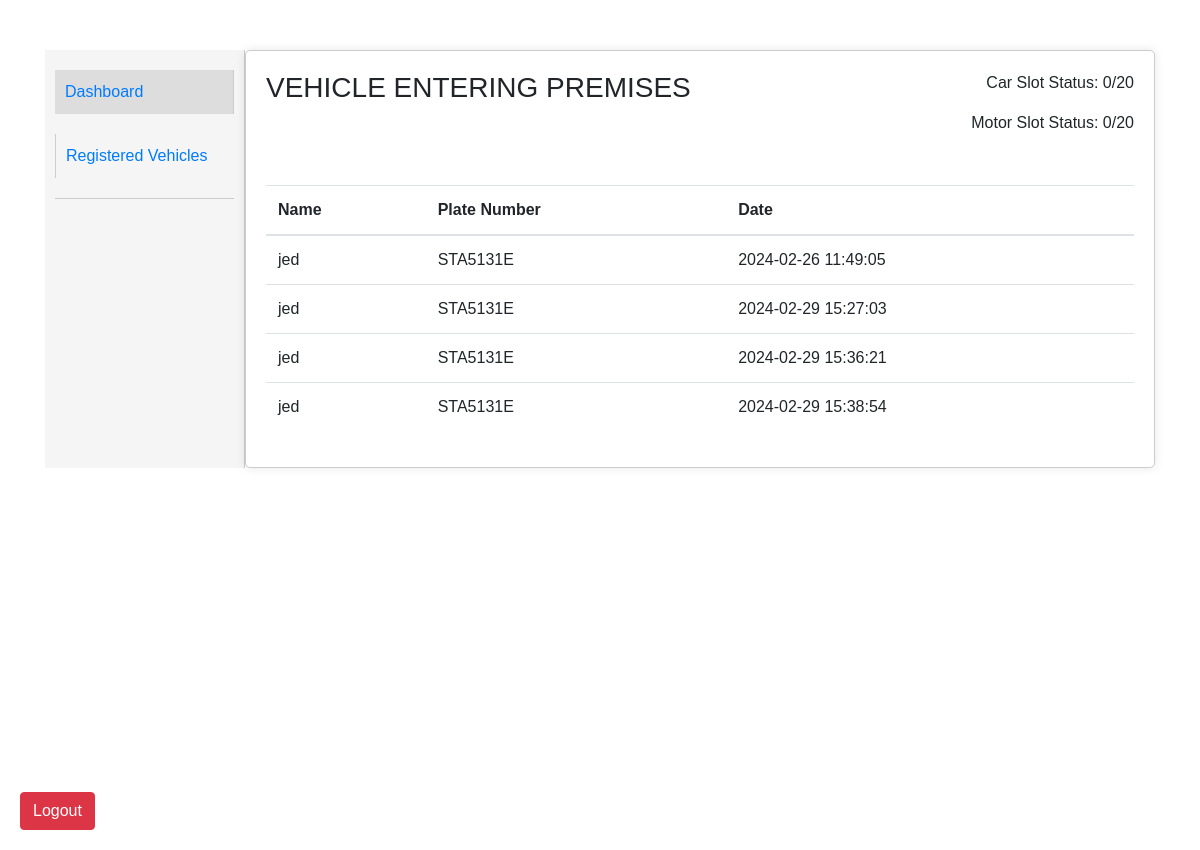
The app's page /dashboard, older data.
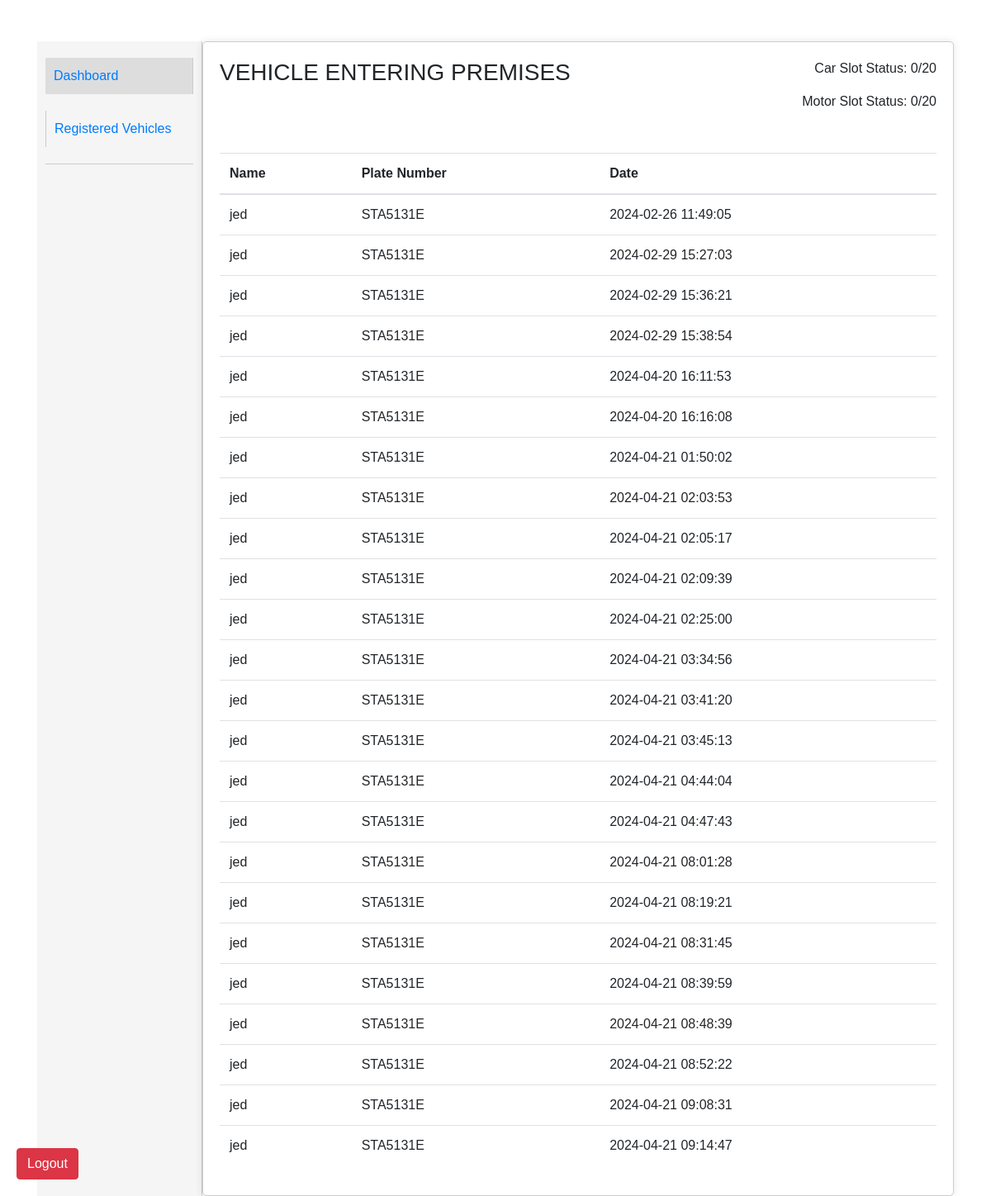
The same page, newer data.
### app.py (models this page shows, shortened)
class PlateRecognitionLog(db.Model):
    id = db.Column(db.Integer, primary_key=True)
    owner_name = db.Column(db.String(100), nullable=False)
    plate_num = db.Column(db.String, db.ForeignKey('vehicle_database.num_plate'))
    in_out = db.Column(db.String(100), default='out')
    date = db.Column(db.DateTime(timezone=True), default=func.now())
    vehicle_database = db.relationship('VehicleDatabase', backref='plate_recognition_logs', lazy=True)

### app.py (the view)
@app.route('/dashboard', methods=['GET', 'POST'])
def dashboard():
    entries = PlateRecognitionLog.query.all()
    parking_properties = ParkingProperties.query.first()
    car_slots = f"{parking_properties.current_slots_car}/{parking_properties.max_slots_car}" if parking_properties else "N/A"
    motor_slots = f"{parking_properties.current_slots_motor}/{parking_properties.max_slots_motor}" if parking_properties else "N/A"
    return render_template('dashboard.html', entries=entries, car_slots=car_slots, motor_slots=motor_slots,
                           plates=VehicleDatabase.query.all())

### templates/dashboard.html (shortened to what this page needs)
<!DOCTYPE html>
<html lang="en">
<head>
    <link rel="stylesheet" href="https://stackpath.bootstrapcdn.com/bootstrap/4.5.2/css/bootstrap.min.css">
    <link rel="stylesheet" href="https://cdn.datatables.net/1.11.5/css/jquery.dataTables.min.css">
</head>
<body>
<div class="container">
    <div class="sidebar">
        <div class="tabs" style="margin-left: 0;">
            <a href="#dashboard" class="active">Dashboard</a>
            <a href="#registered">Registered Vehicles</a>
        </div>
        <div class="logout-button">
            <a href="/logout" class="btn btn-danger">Logout</a>
        </div>
    </div>
    <div class="content">
        <div id="dashboard">
            <div class="parking-status">
                <p>Car Slot Status: <span id="car-slot-status">{{ car_slots }}</span></p>
                <p>Motor Slot Status: <span id="motor-slot-status">{{ motor_slots }}</span></p>
            </div>
            <h3>VEHICLE ENTERING PREMISES</h3>
            <div class="table-container">
                <table id="entering-premises-table" class="table">
                    <thead>
                        <tr>
                            <th>Name</th>
                            <th>Plate Number</th>
                            <th>Date</th>
                        </tr>
                    </thead>
                    <tbody>
                        {% for entry in entries %}
                        <tr>
                            <td>{{ entry.owner_name }}</td>
                            <td>{{ entry.plate_num }}</td>
                            <td>{{ entry.date }}</td>
                        </tr>
                        {% endfor %}
                    </tbody>
                </table>
            </div>
        </div>
</body>
</html>

Row changes from the older to the newer data that the page shows:
added PlateRecognitionLog: owner_name "jed", plate_num "STA5131E", date "2024-04-20 16:11:53"
added PlateRecognitionLog: owner_name "jed", plate_num "STA5131E", date "2024-04-20 16:16:08"
added PlateRecognitionLog: owner_name "jed", plate_num "STA5131E", date "2024-04-21 01:50:02"
added PlateRecognitionLog: owner_name "jed", plate_num "STA5131E", date "2024-04-21 02:03:53"
added PlateRecognitionLog: owner_name "jed", plate_num "STA5131E", date "2024-04-21 02:05:17"
added PlateRecognitionLog: owner_name "jed", plate_num "STA5131E", date "2024-04-21 02:09:39"
added PlateRecognitionLog: owner_name "jed", plate_num "STA5131E", date "2024-04-21 02:25:00"
added PlateRecognitionLog: owner_name "jed", plate_num "STA5131E", date "2024-04-21 03:34:56"
added PlateRecognitionLog: owner_name "jed", plate_num "STA5131E", date "2024-04-21 03:41:20"
added PlateRecognitionLog: owner_name "jed", plate_num "STA5131E", date "2024-04-21 03:45:13"
added PlateRecognitionLog: owner_name "jed", plate_num "STA5131E", date "2024-04-21 04:44:04"
added PlateRecognitionLog: owner_name "jed", plate_num "STA5131E", date "2024-04-21 04:47:43"
added PlateRecognitionLog: owner_name "jed", plate_num "STA5131E", date "2024-04-21 08:01:28"
added PlateRecognitionLog: owner_name "jed", plate_num "STA5131E", date "2024-04-21 08:19:21"
added PlateRecognitionLog: owner_name "jed", plate_num "STA5131E", date "2024-04-21 08:31:45"
added PlateRecognitionLog: owner_name "jed", plate_num "STA5131E", date "2024-04-21 08:39:59"
added PlateRecognitionLog: owner_name "jed", plate_num "STA5131E", date "2024-04-21 08:48:39"
added PlateRecognitionLog: owner_name "jed", plate_num "STA5131E", date "2024-04-21 08:52:22"
added PlateRecognitionLog: owner_name "jed", plate_num "STA5131E", date "2024-04-21 09:08:31"
added PlateRecognitionLog: owner_name "jed", plate_num "STA5131E", date "2024-04-21 09:14:47"
